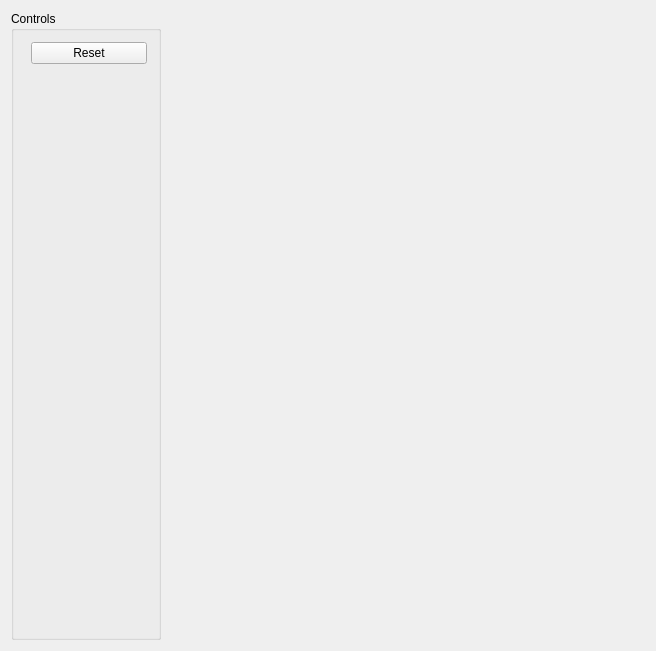
<?xml version="1.0" encoding="UTF-8"?>
<ui version="4.0">
 <class>MainWindow</class>
 <widget class="QMainWindow" name="MainWindow">
  <property name="geometry">
   <rect>
    <x>0</x>
    <y>0</y>
    <width>656</width>
    <height>651</height>
   </rect>
  </property>
  <property name="windowTitle">
   <string>Raytracer</string>
  </property>
  <widget class="QWidget" name="centralWidget">
   <layout class="QHBoxLayout" name="horizontalLayout">
    <item>
     <layout class="QHBoxLayout" name="hlMain">
      <item>
       <widget class="QGroupBox" name="vbControls">
        <property name="minimumSize">
         <size>
          <width>150</width>
          <height>0</height>
         </size>
        </property>
        <property name="maximumSize">
         <size>
          <width>150</width>
          <height>1000</height>
         </size>
        </property>
        <property name="title">
         <string>Controls</string>
        </property>
        <layout class="QVBoxLayout" name="verticalLayout_3">
         <item>
          <layout class="QFormLayout" name="flControlButtons">
           <item row="0" column="1">
            <widget class="QPushButton" name="rbReset">
             <property name="text">
              <string>Reset</string>
             </property>
            </widget>
           </item>
          </layout>
         </item>
         <item>
          <spacer name="verticalSpacer">
           <property name="orientation">
            <enum>Qt::Vertical</enum>
           </property>
           <property name="sizeHint" stdset="0">
            <size>
             <width>20</width>
             <height>40</height>
            </size>
           </property>
          </spacer>
         </item>
        </layout>
       </widget>
      </item>
      <item>
       <widget class="QLabel" name="lDisplay">
       </widget>
      </item>
     </layout>
    </item>
   </layout>
  </widget>
 </widget>
 <layoutdefault spacing="6" margin="11"/>
 <resources/>
 <connections/>
</ui>
